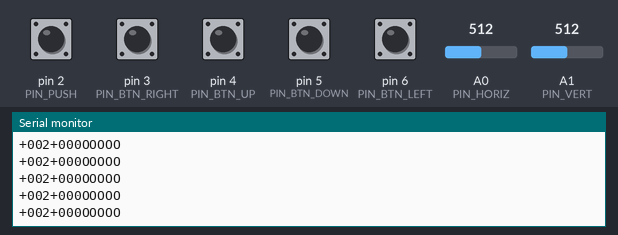
Recording of a sketch running on a simulated Arduino Uno, built with avr-gcc and run on an emulated ATmega328P. Parts: the last lines printed to the serial monitor. The inputs (shaded band) are chosen by the test bench; at power-on: pin 2 (PIN_PUSH), pin 3 (PIN_BTN_RIGHT), pin 4 (PIN_BTN_UP), pin 5 (PIN_BTN_DOWN), pin 6 (PIN_BTN_LEFT) HIGH, A0 (PIN_HORIZ) = 512, A1 (PIN_VERT) = 512. No radio packets arrive unless stated.

Above: at 1.3 s.
1.4 s: pin 2 (PIN_PUSH) pulled LOW for 0.15 s
At 1.44 s:
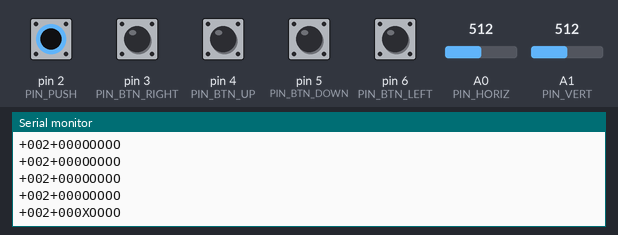
3.0 s: pin 3 (PIN_BTN_RIGHT) pulled LOW for 0.15 s
At 3.07 s:
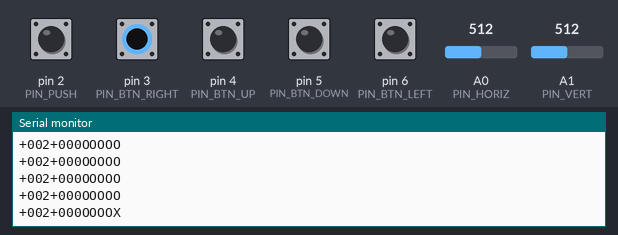
4.6 s: pin 4 (PIN_BTN_UP) pulled LOW for 0.15 s
At 4.71 s:
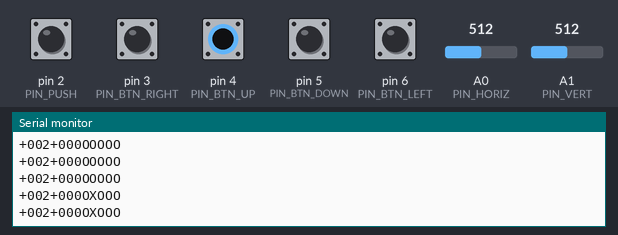
6.2 s: pin 5 (PIN_BTN_DOWN) pulled LOW for 0.15 s
At 6.24 s:
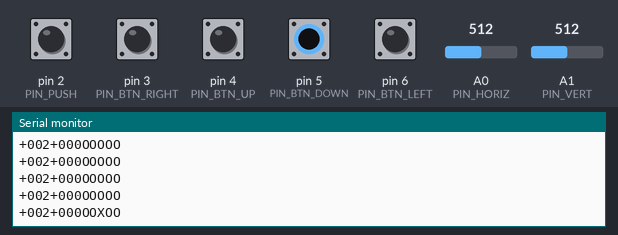
7.8 s: pin 6 (PIN_BTN_LEFT) pulled LOW for 0.15 s
At 7.87 s:
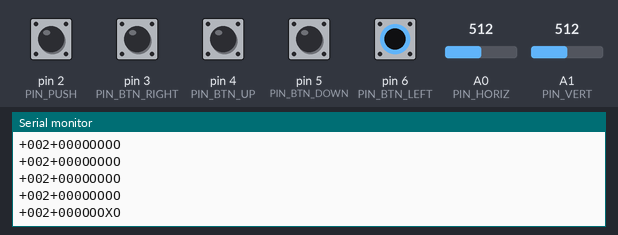
9.4 s: A0 (PIN_HORIZ) set to 716
At 9.41 s:
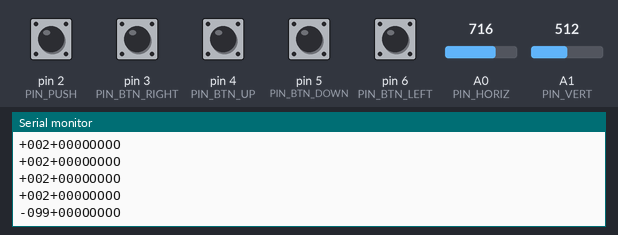

The sketch:

WALL3E_RADIO_CONTROLLER.ino
```cpp
/**
 * Sketch for taking joystick input, encoding it, and transmitting over
 * radio via NRF24L01+ using an Arduino Uno.
 *
 * Created by Mustafa Ashurex <ashurexm@gmail.com>
 */

#include <SPI.h>
#include <RF24.h>
#include <stdlib.h>
#include <Wire.h>

// Address for LiPower shield on I2C bus.
#define MAX17043_ADDRESS 0x36

// Controller shield pins.
#define PIN_VERT A1
#define PIN_HORIZ A0
#define PIN_PUSH 2
#define PIN_BTN_RIGHT 3
#define PIN_BTN_UP 4
#define PIN_BTN_DOWN 5
#define PIN_BTN_LEFT 6

// Radio pins.
#define PIN_CE 7
#define PIN_CSN 8

// General resting (centered) values for the joystick.
#define REST_Y 515
#define REST_X 518

// Min/max analog value ranges for the joystick axes.
#define MAX_JOYSTICK 1023
#define MIN_JOYSTICK 0

// +/- Input value floating range.
#define FLT_JOYSTICK 5

#define MIN_SPEED 0
#define MAX_SPEED 255

#define DIR_FORWARD 1
#define DIR_BACKWARD 2
#define DIR_LEFT 3
#define DIR_RIGHT 4
#define DIR_NONE 0

byte addresses[][6] = {"1Node","2Node"};

RF24 radio(PIN_CE, PIN_CSN);

int X = 0;
int Y = 0;
float batteryVoltage;
float batteryPercentage;
bool batteryAlert = false;
byte batteryTestCnt = 0;
bool batteryMode = false;

void setup()
{
  Serial.begin(115200);

  pinMode(PIN_PUSH, INPUT);
  digitalWrite(PIN_PUSH,HIGH);
  pinMode(PIN_BTN_UP, INPUT);
  digitalWrite(PIN_BTN_UP,HIGH);
  pinMode(PIN_BTN_DOWN, INPUT);
  digitalWrite(PIN_BTN_DOWN,HIGH);
  pinMode(PIN_BTN_LEFT, INPUT);
  digitalWrite(PIN_BTN_LEFT,HIGH);
  pinMode(PIN_BTN_RIGHT, INPUT);
  digitalWrite(PIN_BTN_RIGHT,HIGH);
  Serial.println(F("JoyStick push buttons initialized..."));

  radio.begin();
  radio.openWritingPipe(addresses[1]);
  Serial.println(F("Radio transmission line open..."));

  Wire.begin();
  delay(100);

  // configMAX17043(32);
  // qsMAX17043();
  // Serial.println(F("I2C Battery Monitor initialized..."));

  // Disable trying to read battery data when serial available,
  // because there will not be a battery plugged in.
  if(batteryMode)
  {
    batteryPercentage = percentMAX17043();
    batteryVoltage = (float) vcellMAX17043() * 1/800;
    batteryAlert = batteryVoltage < 3.3;
  }

  if(batteryAlert)
  {
    // TODO: Something
  }
}

byte pressed = 1;
byte up = 1;
byte down = 1;
byte left = 1;
byte right = 1;

void loop()
{
  X = analogRead(PIN_HORIZ);
  Y = analogRead(PIN_VERT);

  pressed = digitalRead(PIN_PUSH);
  up = digitalRead(PIN_BTN_UP);
  down = digitalRead(PIN_BTN_DOWN);
  left = digitalRead(PIN_BTN_LEFT);
  right = digitalRead(PIN_BTN_RIGHT);

  X = getSpeedFromAnalog(X, REST_X);
  Y = getSpeedFromAnalog(Y, REST_Y);

  char output[14];
  sprintf(output, "%s%03d%s%03d%s%s%s%s%s",
    // X +/- and absolute speed value in three digits
    (X >= 0) ? "+" : "-", abs(X),
    // Y +/- and absolute speed value in three digits
    (Y <= 0) ? "+" : "-", abs(Y),
    // Send an X if the button is pressed, O for open
    (pressed == 0) ? "X" : "O",
    (up == 0) ? "X" : "O",
    (down == 0) ? "X" : "O",
    (left == 0) ? "X" : "O",
    (right == 0) ? "X" : "O");

  Serial.println(output);
  radio.write(&output, sizeof(output));

  if(batteryTestCnt++ == 100 && batteryMode)
  {
    batteryPercentage = percentMAX17043();
    batteryVoltage = (float) vcellMAX17043() * 1/800;
    batteryAlert = batteryVoltage < 3.3;
    batteryTestCnt = 0;

    if(batteryAlert)
    {
      // TODO: Perform a shutdown or alert action.
    }
  }

  delay(100);
}

/**
 * Negative values are backward or left, depending on the axis being measured.
 */
int getSpeedFromAnalog(int input, int restPoint)
{
  if(input >= MIN_JOYSTICK && input <= FLT_JOYSTICK){ return 255; }
  else if(input <= MAX_JOYSTICK && input >= (MAX_JOYSTICK - FLT_JOYSTICK)){ return -255; }
  else if((input >= (restPoint - FLT_JOYSTICK)) && (input <= (restPoint + FLT_JOYSTICK)))
  {
    return 0;
  }
  else
  {
    float range = (float)restPoint;
    float speedValue = 0;
    if(input > restPoint)
    {
      // The higher the speed the faster it is going in reverse.
      range = (float)(MAX_JOYSTICK - restPoint);
      // Multiply by -1 to flip the speed value to indicate reverse.
      speedValue = (((input - restPoint) / range) * MAX_SPEED) * -1;
    }
    else
    {
      // We need to flip the percentage as this works backwards, with 0 being the fastest.
      speedValue = (1 - (input / range)) * 255;
    }

    // Truncate to an integer to return a speed value between -255 and 255.
    return (int)speedValue;
  }
}

/**
 * Returns a 12-bit ADC reading of the battery voltage, as reported by the MAX17043's VCELL register.
 * This does not return a voltage value. To convert this to a voltage, multiply by 5 and divide by 4096.
 */
unsigned int vcellMAX17043()
{
  unsigned int vcell;

  vcell = i2cRead16(0x02);
  vcell = vcell >> 4;  // last 4 bits of vcell are nothing

  return vcell;
}

/**
 * Returns a float value of the battery percentage reported from the SOC register of the MAX17043.
 */
float percentMAX17043()
{
  unsigned int soc;
  float percent;

  // Read SOC register of MAX17043.
  soc = i2cRead16(0x04);

  // High byte of SOC is percentage.
  percent = (byte) (soc >> 8);
  // Low byte is 1/256%.
  percent += ((float)((byte)soc))/256;

  return percent;
}

/* *
 * Configures the config register of the MAX170143, specifically the alert threshold
 * therein. Pass a  value between 1 and 32 to set the alert threshold to a value
 * between 1 and 32%. Any other values will set the threshold to 32%.
 */
void configMAX17043(byte percent)
{
  // Anything 32 or greater will set to 32%.
  if ((percent >= 32)||(percent == 0))
    i2cWrite16(0x9700, 0x0C);
  else
  {
    byte percentBits = 32 - percent;
    i2cWrite16((0x9700 | percentBits), 0x0C);
  }
}

/**
 * Issues a quick-start command to the MAX17043. A quick start allows the MAX17043
 * to restart fuel-gauge calculations in the same manner as initial power-up of
 * the IC. If an application's power-up sequence is very noisy, such that excess
 * error is introduced into the IC's first guess of SOC, the Arduino can issue a
 * quick-start to reduce the error.
 */
void qsMAX17043()
{
  // Write a 0x4000 to the MODE register.
  i2cWrite16(0x4000, 0x06);
}

/**
 * Reads a 16-bit value beginning at the 8-bit address, and continuing to the next address.
 * 16-bit value is returned.
 */
unsigned int i2cRead16(unsigned char address)
{
  int data = 0;

  Wire.beginTransmission(MAX17043_ADDRESS);
  Wire.write(address);
  Wire.endTransmission();

  Wire.requestFrom(MAX17043_ADDRESS, 2);
  while (Wire.available() < 2)
    ;
  data = ((int) Wire.read()) << 8;
  data |= Wire.read();

  return data;
}

/**
 * Writes 16 bits of data beginning at an 8-bit address, and continuing to the next.
 */
void i2cWrite16(unsigned int data, unsigned char address)
{
  Wire.beginTransmission(MAX17043_ADDRESS);
  Wire.write(address);
  Wire.write((byte)((data >> 8) & 0x00FF));
  Wire.write((byte)(data & 0x00FF));
  Wire.endTransmission();
}
```

Measured:
- after the input at 1.4 s, the serial monitor: prints a new line at once (image 1)
- after the input at 3.0 s, the serial monitor: prints a new line after 0.07 s (image 2)
- after the input at 4.6 s, the serial monitor: prints a new line at once (image 3)
- after the input at 6.2 s, the serial monitor: prints a new line at once (image 4)
- after the input at 7.8 s, the serial monitor: prints a new line after 0.07 s (image 5)
- after the input at 9.4 s, the serial monitor: prints a new line at once (image 6)
